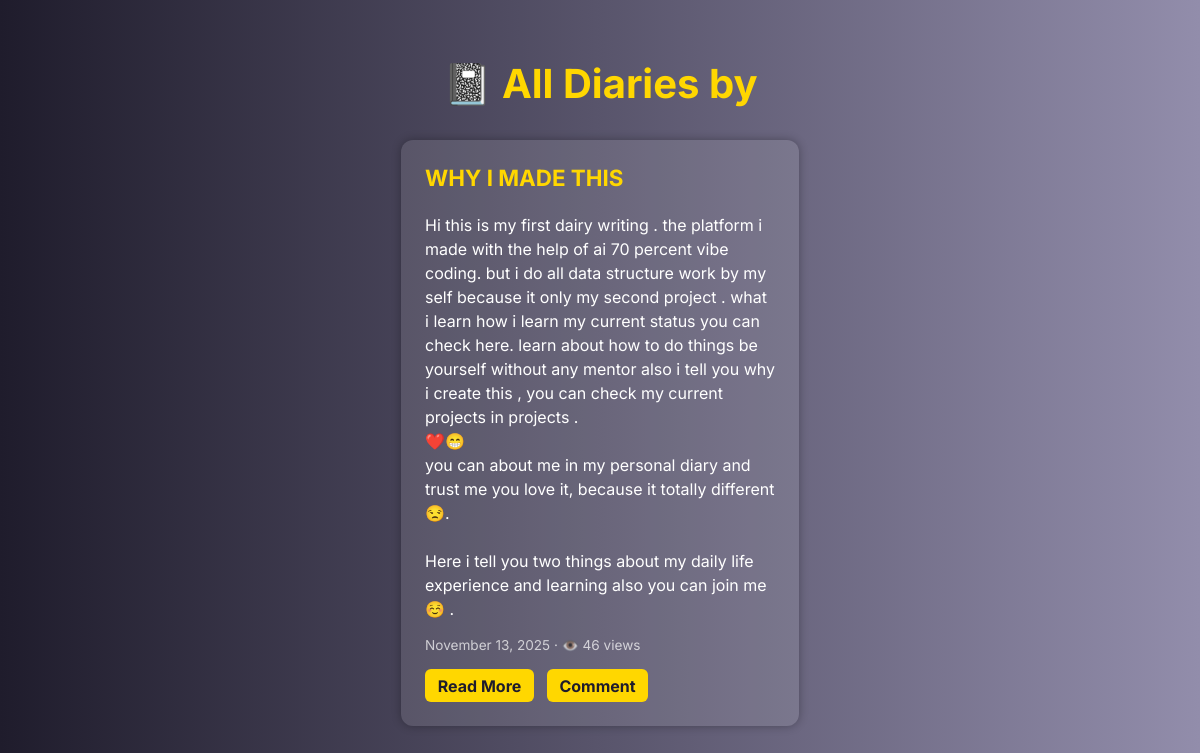
Screenshot of /diary/ with the database file from the repository.
### core/models.py (models this page shows)
class DiaryEntry(models.Model):
    user = models.ForeignKey(User, on_delete=models.CASCADE)
    title = models.CharField(max_length=200)
    content = models.TextField()
    views = models.PositiveIntegerField(default=0)
    emotion_tag = models.CharField(max_length=50)
    created_at = models.DateTimeField(auto_now_add=True)
    is_private = models.BooleanField(default=True)

### core/views.py (the view)
# urls.py: path('diary/', DiaryListView.as_view(), name='diary-list'),
class DiaryListView(ListView):
    model = DiaryEntry
    template_name = 'diary_list.html'
    context_object_name = 'diary_entries'
    def get_queryset(self):
        return DiaryEntry.objects.filter(is_private=False).order_by('-created_at')

### core/templates/diary_list.html (shortened to what this page needs)
<!DOCTYPE html>
<html lang="en">
<head>
</head>
<body>
  <h1>📓 All Diaries by {{ username }}</h1>
  <div class="card-list">
    {% for entry in diary_entries %}
      <div class="card">
        <h3>{{ entry.title }}</h3>
        <p>{{ entry.content|linebreaksbr }}</p>
        <small>{{ entry.created_at|date:"F j, Y" }} · 👁️ {{ entry.views }} views</small>
        <a href="{% url 'diary-detail' entry.pk %}" class="button">Read More</a>
        <a href="{% url 'diary-detail' entry.pk %}#comments" class="button">Comment</a>
      </div>
    {% empty %}
      <p>No diary entries found.</p>
    {% endfor %}
  </div>
</body>
</html>

### core/templates/diary_list.html (style rules this page uses)
body { font-family: 'Inter', sans-serif; background: linear-gradient(to right, #1f1c2c, #928dab); color: #fff; margin: 0; padding: 2rem; }
h1 { text-align: center; font-size: 2.5rem; margin-bottom: 2rem; color: #ffd700; }
.card-list { display: flex; flex-wrap: wrap; justify-content: center; gap: 1.5rem; }
.card { background: rgba(255,255,255,0.1); padding: 1.5rem; border-radius: 12px; width: 350px; box-shadow: 0 0 10px rgba(0,0,0,0.3); transition: 0.3s; }
.card h3 { margin-top: 0; font-size: 1.4rem; color: #ffd700; }
.card p { font-size: 1rem; white-space: pre-wrap; line-height: 1.5; margin-bottom: 1rem; }
.card small { display: block; font-size: 0.85rem; opacity: 0.7; margin-bottom: 1rem; }
.card a.button { display: inline-block; margin-right: 0.5rem; padding: 0.4rem 0.8rem; background: #ffd700; color: #1f1c2c; border-radius: 6px; font-weight: bold; text-decoration: none; }

### rows the page displays
DiaryEntry: title "WHY I MADE THIS", content "Hi this is my first dairy writing . the platform i made with the help of ai 70 percent vibe coding. but i do all data structure work by my self because it only my second project . what i learn how i learn my current status you can check here. learn about how to do things be yourself without any mentor also i tell you why i create this , you can check my current projects in projects . ❤️😁 you can about me in my personal diary and trust me you love it, because it totally different 😒. Here i tell you two things about my daily life experience and learning also you can join me ☺️ .", created_at "November 13, 2025", views "46"
